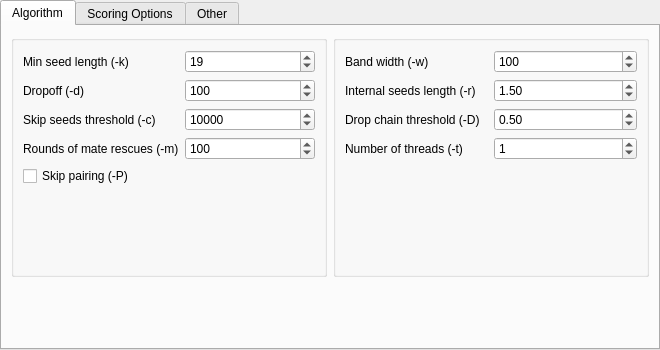
<?xml version="1.0" encoding="UTF-8"?>
<ui version="4.0">
 <class>BwaMemSettings</class>
 <widget class="QWidget" name="BwaMemSettings">
  <property name="geometry">
   <rect>
    <x>0</x>
    <y>0</y>
    <width>660</width>
    <height>350</height>
   </rect>
  </property>
  <property name="minimumSize">
   <size>
    <width>660</width>
    <height>350</height>
   </size>
  </property>
  <property name="windowTitle">
   <string>Form</string>
  </property>
  <layout class="QGridLayout" name="gridLayout">
   <property name="sizeConstraint">
    <enum>QLayout::SetMinAndMaxSize</enum>
   </property>
   <property name="leftMargin">
    <number>0</number>
   </property>
   <property name="topMargin">
    <number>0</number>
   </property>
   <property name="rightMargin">
    <number>0</number>
   </property>
   <property name="bottomMargin">
    <number>0</number>
   </property>
   <item row="0" column="0">
    <widget class="QTabWidget" name="tabWidget">
     <property name="currentIndex">
      <number>0</number>
     </property>
     <widget class="QWidget" name="tab">
      <attribute name="title">
       <string>Algorithm</string>
      </attribute>
      <layout class="QVBoxLayout" name="verticalLayout">
       <item>
        <layout class="QHBoxLayout" name="horizontalLayout">
         <property name="sizeConstraint">
          <enum>QLayout::SetMinAndMaxSize</enum>
         </property>
         <item>
          <widget class="QGroupBox" name="groupBox_0">
           <property name="title">
            <string/>
           </property>
           <layout class="QGridLayout" name="gridLayout_2">
            <property name="sizeConstraint">
             <enum>QLayout::SetMinAndMaxSize</enum>
            </property>
            <item row="5" column="0">
             <widget class="QLabel" name="label_45">
              <property name="layoutDirection">
               <enum>Qt::LeftToRight</enum>
              </property>
              <property name="text">
               <string>Dropoff (-d)</string>
              </property>
              <property name="alignment">
               <set>Qt::AlignLeading|Qt::AlignLeft|Qt::AlignVCenter</set>
              </property>
              <property name="margin">
               <number>1</number>
              </property>
              <property name="buddy">
               <cstring>dropoffSpinbox</cstring>
              </property>
             </widget>
            </item>
            <item row="6" column="1">
             <widget class="QSpinBox" name="skipSeedSpinbox">
              <property name="toolTip">
               <string>Skip seeds with more than INT occurrences </string>
              </property>
              <property name="minimum">
               <number>1</number>
              </property>
              <property name="maximum">
               <number>4000000</number>
              </property>
              <property name="singleStep">
               <number>1000</number>
              </property>
              <property name="value">
               <number>10000</number>
              </property>
             </widget>
            </item>
            <item row="13" column="0" colspan="2">
             <spacer name="verticalSpacer_2">
              <property name="orientation">
               <enum>Qt::Vertical</enum>
              </property>
              <property name="sizeHint" stdset="0">
               <size>
                <width>20</width>
                <height>0</height>
               </size>
              </property>
             </spacer>
            </item>
            <item row="7" column="1">
             <widget class="QSpinBox" name="mateRescueSpinbox">
              <property name="toolTip">
               <string>Perform at most INT rounds of mate rescues for each read</string>
              </property>
              <property name="maximum">
               <number>9999</number>
              </property>
              <property name="value">
               <number>100</number>
              </property>
             </widget>
            </item>
            <item row="2" column="0">
             <widget class="QLabel" name="label_40">
              <property name="layoutDirection">
               <enum>Qt::LeftToRight</enum>
              </property>
              <property name="text">
               <string>Min seed length (-k)</string>
              </property>
              <property name="alignment">
               <set>Qt::AlignLeading|Qt::AlignLeft|Qt::AlignVCenter</set>
              </property>
              <property name="margin">
               <number>1</number>
              </property>
              <property name="buddy">
               <cstring>minSeedSpinbox</cstring>
              </property>
             </widget>
            </item>
            <item row="5" column="1">
             <widget class="QSpinBox" name="dropoffSpinbox">
              <property name="toolTip">
               <string>Off-diagonal X-dropoff</string>
              </property>
              <property name="maximum">
               <number>99999</number>
              </property>
              <property name="value">
               <number>100</number>
              </property>
             </widget>
            </item>
            <item row="7" column="0">
             <widget class="QLabel" name="label_9">
              <property name="layoutDirection">
               <enum>Qt::LeftToRight</enum>
              </property>
              <property name="text">
               <string>Rounds of mate rescues (-m)</string>
              </property>
              <property name="alignment">
               <set>Qt::AlignLeading|Qt::AlignLeft|Qt::AlignVCenter</set>
              </property>
              <property name="margin">
               <number>1</number>
              </property>
              <property name="indent">
               <number>-1</number>
              </property>
              <property name="buddy">
               <cstring>mateRescueSpinbox</cstring>
              </property>
             </widget>
            </item>
            <item row="6" column="0">
             <widget class="QLabel" name="label_47">
              <property name="layoutDirection">
               <enum>Qt::LeftToRight</enum>
              </property>
              <property name="text">
               <string>Skip seeds threshold (-c)</string>
              </property>
              <property name="alignment">
               <set>Qt::AlignLeading|Qt::AlignLeft|Qt::AlignVCenter</set>
              </property>
              <property name="margin">
               <number>1</number>
              </property>
              <property name="buddy">
               <cstring>skipSeedSpinbox</cstring>
              </property>
             </widget>
            </item>
            <item row="2" column="1">
             <widget class="QSpinBox" name="minSeedSpinbox">
              <property name="toolTip">
               <string>Minimum seed length</string>
              </property>
              <property name="minimum">
               <number>1</number>
              </property>
              <property name="maximum">
               <number>9999</number>
              </property>
              <property name="singleStep">
               <number>1</number>
              </property>
              <property name="value">
               <number>19</number>
              </property>
             </widget>
            </item>
            <item row="8" column="0" colspan="2">
             <widget class="QCheckBox" name="skipPairingCheckBox">
              <property name="sizePolicy">
               <sizepolicy hsizetype="Minimum" vsizetype="Fixed">
                <horstretch>0</horstretch>
                <verstretch>0</verstretch>
               </sizepolicy>
              </property>
              <property name="sizeIncrement">
               <size>
                <width>0</width>
                <height>0</height>
               </size>
              </property>
              <property name="toolTip">
               <string>Skip pairing; mate rescue performed unless -S also in use</string>
              </property>
              <property name="text">
               <string>Skip pairing (-P)</string>
              </property>
              <property name="tristate">
               <bool>false</bool>
              </property>
             </widget>
            </item>
           </layout>
          </widget>
         </item>
         <item>
          <widget class="QGroupBox" name="groupBox">
           <layout class="QGridLayout" name="gridLayout_3">
            <property name="sizeConstraint">
             <enum>QLayout::SetMinAndMaxSize</enum>
            </property>
            <item row="5" column="0" colspan="2">
             <spacer name="verticalSpacer">
              <property name="orientation">
               <enum>Qt::Vertical</enum>
              </property>
              <property name="sizeHint" stdset="0">
               <size>
                <width>20</width>
                <height>0</height>
               </size>
              </property>
             </spacer>
            </item>
            <item row="0" column="0">
             <widget class="QLabel" name="label_43">
              <property name="layoutDirection">
               <enum>Qt::LeftToRight</enum>
              </property>
              <property name="text">
               <string>Band width (-w)</string>
              </property>
              <property name="alignment">
               <set>Qt::AlignLeading|Qt::AlignLeft|Qt::AlignVCenter</set>
              </property>
              <property name="margin">
               <number>1</number>
              </property>
              <property name="buddy">
               <cstring>bandWidthSpinbox</cstring>
              </property>
             </widget>
            </item>
            <item row="1" column="0">
             <widget class="QLabel" name="label_46">
              <property name="layoutDirection">
               <enum>Qt::LeftToRight</enum>
              </property>
              <property name="text">
               <string>Internal seeds length (-r)</string>
              </property>
              <property name="alignment">
               <set>Qt::AlignLeading|Qt::AlignLeft|Qt::AlignVCenter</set>
              </property>
              <property name="margin">
               <number>1</number>
              </property>
              <property name="buddy">
               <cstring>internalSeedSpinbox</cstring>
              </property>
             </widget>
            </item>
            <item row="2" column="1">
             <widget class="QDoubleSpinBox" name="dropChainSpinbox">
              <property name="toolTip">
               <string>Drop chains shorter than FLOAT fraction of the longest overlapping chain</string>
              </property>
              <property name="minimum">
               <double>0.010000000000000</double>
              </property>
              <property name="value">
               <double>0.500000000000000</double>
              </property>
             </widget>
            </item>
            <item row="1" column="1">
             <widget class="QDoubleSpinBox" name="internalSeedSpinbox">
              <property name="toolTip">
               <string>Look for internal seeds inside a seed longer than {-k} * FLOAT</string>
              </property>
              <property name="minimum">
               <double>0.010000000000000</double>
              </property>
              <property name="maximum">
               <double>9999.989999999999782</double>
              </property>
              <property name="value">
               <double>1.500000000000000</double>
              </property>
             </widget>
            </item>
            <item row="2" column="0">
             <widget class="QLabel" name="label_48">
              <property name="layoutDirection">
               <enum>Qt::LeftToRight</enum>
              </property>
              <property name="text">
               <string>Drop chain threshold (-D)</string>
              </property>
              <property name="alignment">
               <set>Qt::AlignLeading|Qt::AlignLeft|Qt::AlignVCenter</set>
              </property>
              <property name="margin">
               <number>1</number>
              </property>
              <property name="buddy">
               <cstring>dropChainSpinbox</cstring>
              </property>
             </widget>
            </item>
            <item row="0" column="1">
             <widget class="QSpinBox" name="bandWidthSpinbox">
              <property name="toolTip">
               <string>Band width for banded alignment</string>
              </property>
              <property name="maximum">
               <number>9999</number>
              </property>
              <property name="value">
               <number>100</number>
              </property>
             </widget>
            </item>
            <item row="3" column="0">
             <widget class="QLabel" name="label_41">
              <property name="layoutDirection">
               <enum>Qt::LeftToRight</enum>
              </property>
              <property name="text">
               <string>Number of threads (-t)</string>
              </property>
              <property name="alignment">
               <set>Qt::AlignLeading|Qt::AlignLeft|Qt::AlignVCenter</set>
              </property>
              <property name="margin">
               <number>1</number>
              </property>
              <property name="buddy">
               <cstring>numThreadsSpinbox</cstring>
              </property>
             </widget>
            </item>
            <item row="3" column="1">
             <widget class="QSpinBox" name="numThreadsSpinbox">
              <property name="toolTip">
               <string>Number of threads</string>
              </property>
              <property name="maximum">
               <number>999</number>
              </property>
              <property name="value">
               <number>1</number>
              </property>
             </widget>
            </item>
           </layout>
          </widget>
         </item>
        </layout>
       </item>
       <item>
        <widget class="QLabel" name="label">
         <property name="minimumSize">
          <size>
           <width>0</width>
           <height>36</height>
          </size>
         </property>
         <property name="text">
          <string>&lt;!DOCTYPE HTML PUBLIC &quot;-//W3C//DTD HTML 4.0//EN&quot; &quot;http://www.w3.org/TR/REC-html40/strict.dtd&quot;&gt;
&lt;html&gt;&lt;head&gt;&lt;meta name=&quot;qrichtext&quot; content=&quot;1&quot; /&gt;&lt;style type=&quot;text/css&quot;&gt;
p, li { white-space: pre-wrap; }
&lt;/style&gt;&lt;/head&gt;&lt;body style=&quot; font-family:'MS Shell Dlg 2'; font-size:8.25pt; font-weight:400; font-style:normal;&quot;&gt;
&lt;p style=&quot;-qt-paragraph-type:empty; margin-top:0px; margin-bottom:0px; margin-left:0px; margin-right:0px; -qt-block-indent:0; text-indent:0px; font-size:8pt;&quot;&gt;&lt;/p&gt;&lt;/body&gt;&lt;/html&gt;</string>
         </property>
         <property name="wordWrap">
          <bool>true</bool>
         </property>
        </widget>
       </item>
       <item>
        <widget class="QLabel" name="warningLabel">
         <property name="text">
          <string/>
         </property>
         <property name="wordWrap">
          <bool>true</bool>
         </property>
        </widget>
       </item>
      </layout>
     </widget>
     <widget class="QWidget" name="tab_2">
      <attribute name="title">
       <string>Scoring Options</string>
      </attribute>
      <layout class="QVBoxLayout" name="verticalLayout_2">
       <item>
        <layout class="QHBoxLayout" name="horizontalLayout_2">
         <item>
          <widget class="QGroupBox" name="groupBox_2">
           <property name="title">
            <string/>
           </property>
           <layout class="QGridLayout" name="gridLayout_5">
            <item row="1" column="1">
             <widget class="QSpinBox" name="matchScoreSpinbox">
              <property name="toolTip">
               <string>Score for a sequence match</string>
              </property>
              <property name="maximum">
               <number>9999</number>
              </property>
              <property name="value">
               <number>1</number>
              </property>
             </widget>
            </item>
            <item row="1" column="0">
             <widget class="QLabel" name="label_7">
              <property name="layoutDirection">
               <enum>Qt::LeftToRight</enum>
              </property>
              <property name="text">
               <string>Matching score (-A)</string>
              </property>
              <property name="alignment">
               <set>Qt::AlignLeading|Qt::AlignLeft|Qt::AlignVCenter</set>
              </property>
              <property name="margin">
               <number>1</number>
              </property>
              <property name="buddy">
               <cstring>matchScoreSpinbox</cstring>
              </property>
             </widget>
            </item>
            <item row="2" column="0">
             <widget class="QLabel" name="label_17">
              <property name="layoutDirection">
               <enum>Qt::LeftToRight</enum>
              </property>
              <property name="text">
               <string>Gap open penalty (-O)</string>
              </property>
              <property name="alignment">
               <set>Qt::AlignLeading|Qt::AlignLeft|Qt::AlignVCenter</set>
              </property>
              <property name="margin">
               <number>1</number>
              </property>
              <property name="buddy">
               <cstring>gapOpenSpinbox</cstring>
              </property>
             </widget>
            </item>
            <item row="2" column="1">
             <widget class="QSpinBox" name="gapOpenSpinbox">
              <property name="toolTip">
               <string>Gap open penalty</string>
              </property>
              <property name="value">
               <number>6</number>
              </property>
             </widget>
            </item>
            <item row="5" column="0">
             <widget class="QLabel" name="label_19">
              <property name="layoutDirection">
               <enum>Qt::LeftToRight</enum>
              </property>
              <property name="text">
               <string>Penalty for clipping (-L)</string>
              </property>
              <property name="alignment">
               <set>Qt::AlignLeading|Qt::AlignLeft|Qt::AlignVCenter</set>
              </property>
              <property name="margin">
               <number>1</number>
              </property>
              <property name="buddy">
               <cstring>clippingPenSpinbox</cstring>
              </property>
             </widget>
            </item>
            <item row="5" column="1">
             <widget class="QSpinBox" name="clippingPenSpinbox">
              <property name="toolTip">
               <string>Penalty for clipping </string>
              </property>
              <property name="value">
               <number>5</number>
              </property>
             </widget>
            </item>
           </layout>
          </widget>
         </item>
         <item>
          <widget class="QGroupBox" name="groupBox_3">
           <property name="title">
            <string/>
           </property>
           <layout class="QGridLayout" name="gridLayout_4">
            <item row="0" column="0">
             <widget class="QLabel" name="label_8">
              <property name="layoutDirection">
               <enum>Qt::LeftToRight</enum>
              </property>
              <property name="text">
               <string>Mismatch penalty (-B)</string>
              </property>
              <property name="alignment">
               <set>Qt::AlignLeading|Qt::AlignLeft|Qt::AlignVCenter</set>
              </property>
              <property name="margin">
               <number>1</number>
              </property>
              <property name="buddy">
               <cstring>mismatchScoreSpinbox</cstring>
              </property>
             </widget>
            </item>
            <item row="0" column="1">
             <widget class="QSpinBox" name="mismatchScoreSpinbox">
              <property name="toolTip">
               <string>Penalty for a mismatch</string>
              </property>
              <property name="value">
               <number>4</number>
              </property>
             </widget>
            </item>
            <item row="1" column="0">
             <widget class="QLabel" name="label_18">
              <property name="layoutDirection">
               <enum>Qt::LeftToRight</enum>
              </property>
              <property name="text">
               <string>Gap extention penalty (-E)</string>
              </property>
              <property name="alignment">
               <set>Qt::AlignLeading|Qt::AlignLeft|Qt::AlignVCenter</set>
              </property>
              <property name="margin">
               <number>1</number>
              </property>
              <property name="buddy">
               <cstring>gapExtSpinbox</cstring>
              </property>
             </widget>
            </item>
            <item row="1" column="1">
             <widget class="QSpinBox" name="gapExtSpinbox">
              <property name="toolTip">
               <string>Gap extension penalty; a gap of size k cost {-O} + {-E}*k</string>
              </property>
              <property name="value">
               <number>1</number>
              </property>
             </widget>
            </item>
            <item row="2" column="0">
             <widget class="QLabel" name="label_20">
              <property name="layoutDirection">
               <enum>Qt::LeftToRight</enum>
              </property>
              <property name="text">
               <string>Penalty unpaired (-U)</string>
              </property>
              <property name="alignment">
               <set>Qt::AlignLeading|Qt::AlignLeft|Qt::AlignVCenter</set>
              </property>
              <property name="margin">
               <number>1</number>
              </property>
              <property name="buddy">
               <cstring>penaltyUnpairedSpinbox</cstring>
              </property>
             </widget>
            </item>
            <item row="2" column="1">
             <widget class="QSpinBox" name="penaltyUnpairedSpinbox">
              <property name="toolTip">
               <string>Penalty for an unpaired read pair</string>
              </property>
              <property name="value">
               <number>17</number>
              </property>
             </widget>
            </item>
           </layout>
          </widget>
         </item>
        </layout>
       </item>
       <item>
        <spacer name="verticalSpacer_3">
         <property name="orientation">
          <enum>Qt::Vertical</enum>
         </property>
         <property name="sizeHint" stdset="0">
          <size>
           <width>20</width>
           <height>40</height>
          </size>
         </property>
        </spacer>
       </item>
      </layout>
     </widget>
     <widget class="QWidget" name="tab_3">
      <attribute name="title">
       <string>Other</string>
      </attribute>
      <layout class="QGridLayout" name="gridLayout_8">
       <item row="0" column="0">
        <layout class="QHBoxLayout" name="horizontalLayout_3">
         <item>
          <widget class="QGroupBox" name="groupBox_4">
           <property name="title">
            <string/>
           </property>
           <layout class="QGridLayout" name="gridLayout_6">
            <item row="0" column="0">
             <widget class="QLabel" name="label_2">
              <property name="text">
               <string>Index algorithm (-a)</string>
              </property>
              <property name="alignment">
               <set>Qt::AlignLeading|Qt::AlignLeft|Qt::AlignVCenter</set>
              </property>
              <property name="margin">
               <number>1</number>
              </property>
             </widget>
            </item>
            <item row="1" column="0">
             <widget class="QCheckBox" name="skipMateCheckBox">
              <property name="toolTip">
               <string>Skip mate rescue</string>
              </property>
              <property name="text">
               <string>Skip mate rescue (-S)</string>
              </property>
             </widget>
            </item>
            <item row="0" column="1">
             <widget class="QComboBox" name="indexAlgorithmComboBox">
              <property name="currentIndex">
               <number>0</number>
              </property>
              <item>
               <property name="text">
                <string>autodetect</string>
               </property>
              </item>
              <item>
               <property name="text">
                <string>bwtsw</string>
               </property>
              </item>
              <item>
               <property name="text">
                <string>div</string>
               </property>
              </item>
              <item>
               <property name="text">
                <string>is</string>
               </property>
              </item>
             </widget>
            </item>
           </layout>
          </widget>
         </item>
         <item>
          <widget class="QGroupBox" name="groupBox_5">
           <property name="title">
            <string/>
           </property>
           <layout class="QGridLayout" name="gridLayout_7">
            <item row="0" column="0">
             <widget class="QLabel" name="label_37">
              <property name="layoutDirection">
               <enum>Qt::LeftToRight</enum>
              </property>
              <property name="text">
               <string>Score threshold (-T)</string>
              </property>
              <property name="alignment">
               <set>Qt::AlignLeading|Qt::AlignLeft|Qt::AlignVCenter</set>
              </property>
              <property name="margin">
               <number>1</number>
              </property>
              <property name="buddy">
               <cstring>scoreThresholdSpinbox</cstring>
              </property>
             </widget>
            </item>
            <item row="0" column="1">
             <widget class="QSpinBox" name="scoreThresholdSpinbox">
              <property name="toolTip">
               <string>Minimum score to output</string>
              </property>
              <property name="value">
               <number>30</number>
              </property>
             </widget>
            </item>
            <item row="1" column="0" colspan="2">
             <widget class="QLabel" name="label_3">
              <property name="text">
               <string/>
              </property>
             </widget>
            </item>
           </layout>
          </widget>
         </item>
        </layout>
       </item>
       <item row="1" column="0">
        <spacer name="verticalSpacer_5">
         <property name="orientation">
          <enum>Qt::Vertical</enum>
         </property>
         <property name="sizeHint" stdset="0">
          <size>
           <width>20</width>
           <height>40</height>
          </size>
         </property>
        </spacer>
       </item>
      </layout>
     </widget>
    </widget>
   </item>
  </layout>
 </widget>
 <resources/>
 <connections/>
</ui>
